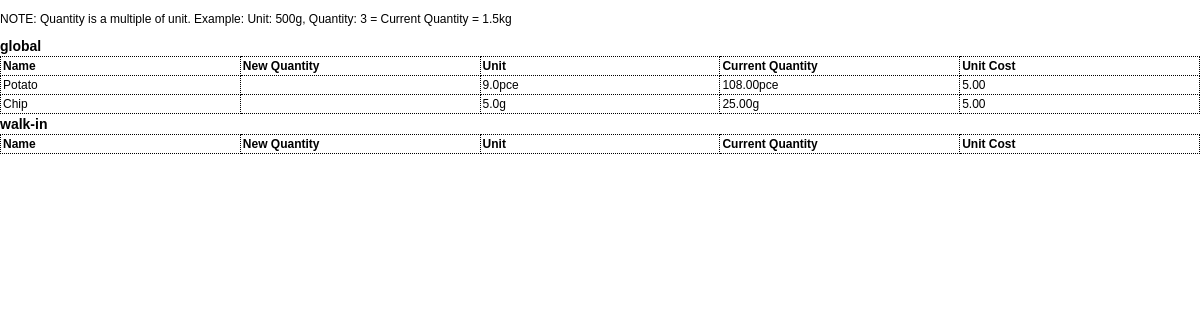
/inventory/print/, run on an earlier commit of the app's database.
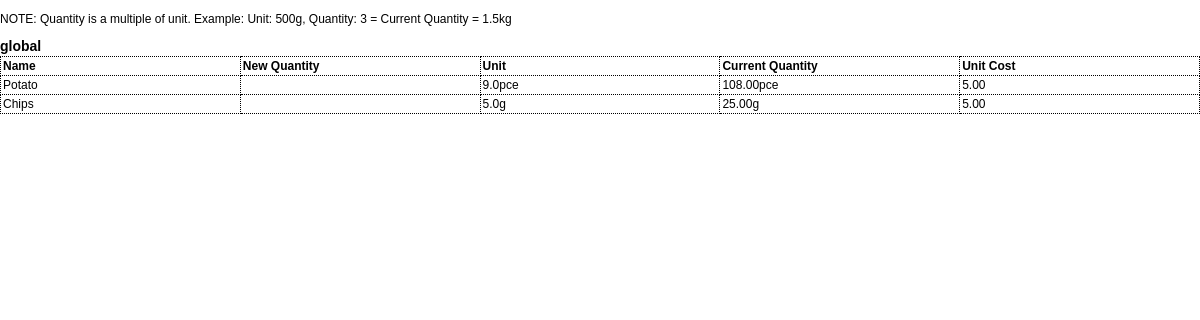
And on a later commit of the database.
### inventory/models.py (models this page shows, shortened)
class Category(models.Model):
    name = models.CharField(max_length=100, unique=True, default="global")
    order = models.PositiveIntegerField(default=1)
    class Meta:
        ordering = ['order']

class Ingredient(models.Model):
    UNIT_TYPES = [
        ('g', 'gram'),
        ('ml', 'milliliter'),
        ('pce', 'piece'),
        ('cm', 'centimeter'),
        ('oz', 'ounce'),
        ('fl_oz', 'fluid ounce'),
        ('pcs', 'piece'),
        ('in', 'inch'),
    ]
    name = models.CharField(max_length=255)
    quantity = models.FloatField()  # Quantity in stock
    threshold = models.FloatField(default=0)  # Minimum threshold for inventory
    category = models.ForeignKey('Category', on_delete=models.CASCADE)
    unit_type = models.CharField(max_length=10, choices=UNIT_TYPES)
    unit_multiplier = models.FloatField()  # Multiplier for unit type
    unit_cost = models.FloatField()  # Cost per unit
    estimated_usage = models.FloatField(null=True, blank=True)  # Optional, estimated usage per day
    total_cost = models.DecimalField(max_digits=12, decimal_places=2, editable=False)
    history = HistoricalRecords()
    order = models.PositiveIntegerField(default=1)
    change_source = models.CharField(max_length=50, blank=True, null=True)
    class Meta:
        ordering = ['order']
        unique_together = ('name', 'category')
    @property
    def converted_quantity(self):
        return self._convert_unit(self.quantity)
    def _convert_unit(self, value):
        metric_conversion_factors = {
            'g': Decimal('1000'),       # 1000 grams = 1 kg
            'ml': Decimal('1000'),      # 1000 milliliters = 1 liter
            'cm': Decimal('100'),       # 100 cm = 1 m
        }
        imperial_conversion_factors = {
            'oz': Decimal('16'),        # 16 ounces = 1 pound
            'fl_oz': Decimal('128'),    # 128 fluid ounces = 1 gallon
            'in': Decimal('12'),        # 12 inches = 1 foot
        }
        if self.unit_type in metric_conversion_factors:
            conversion_factor = metric_conversion_factors[self.unit_type]
            higher_unit = {'g': 'kg', 'ml': 'L', 'cm': 'm'}.get(self.unit_type, self.unit_type)
        elif self.unit_type in imperial_conversion_factors:
            conversion_factor = imperial_conversion_factors[self.unit_type]
            higher_unit = {'oz': 'lb', 'fl_oz': 'gal', 'in': 'ft'}.get(self.unit_type, self.unit_type)
        else:
            conversion_factor = Decimal('1')
            higher_unit = self.unit_type
        base_qty = Decimal(value) * Decimal(self.unit_multiplier)
        if base_qty < conversion_factor:
            return f"{base_qty.quantize(Decimal('.01'), rounding=ROUND_HALF_UP)}{self.unit_type}"
        converted_qty = base_qty / conversion_factor
        return f"{converted_qty.quantize(Decimal('.01'), rounding=ROUND_HALF_UP)}{higher_unit}"

### inventory/views.py (the view)
# urls.py: path('print/', views.print_inventory, name='print_inventory'),
def print_inventory(request):
    categories = Category.objects.prefetch_related(
        models.Prefetch('ingredient_set', queryset=Ingredient.objects.order_by('order'))
    )
    context = {'categories': categories}
    return render(request, 'inventory/print_inventory.html', context)

### inventory/templates/inventory/print_inventory.html (shortened to what this page needs)
<!DOCTYPE html>
<html lang="en">
<head>
</head>
<body>
    <p>NOTE: Quantity is a multiple of unit. Example: Unit: 500g, Quantity: 3 = Current Quantity = 1.5kg</p>
    {% load humanize %}
    {% for category in categories %}
    <h2>{{ category.name }}</h2>
    <table>
        <thead>
            <tr>
                <th>Name</th>
                <th>New Quantity</th>
                <th>Unit</th>
                <th>Current Quantity</th>
                <th>Unit Cost</th>
            </tr>
        </thead>
        <tbody>
            {% for ingredient in category.ingredient_set.all %}
            <tr>
                <td>{{ ingredient.name|title }}</td>
                <td></td>
                <td>{{ ingredient.unit_multiplier }}{{ ingredient.unit_type }}</td>
                <td>{{ ingredient.converted_quantity }}</td>
                <td>{{ settings.get_currency_type_display }}{{ ingredient.unit_cost|floatformat:2|intcomma }}</td>
            </tr>
            {% endfor %}
        </tbody>
    </table>
    {% endfor %}
</body>
</html>

### inventory/templates/inventory/print_inventory.html (style rules this page uses)
body { font-family: Arial, sans-serif; font-size: 12px; margin: 0; padding: 0; }
table { width: 100%; border-collapse: collapse; table-layout: fixed; }
th, td { border: 1px dotted black; padding: 2px ; text-align: left; word-wrap: break-word; }
th { background-color: #fff; }
h2 { margin: 2px 0 2px; font-size: 14px; }

What changed in the data, as far as the page shows it:
removed Category: name "walk-in"
changed Ingredient: name "Chip" → "Chips"
